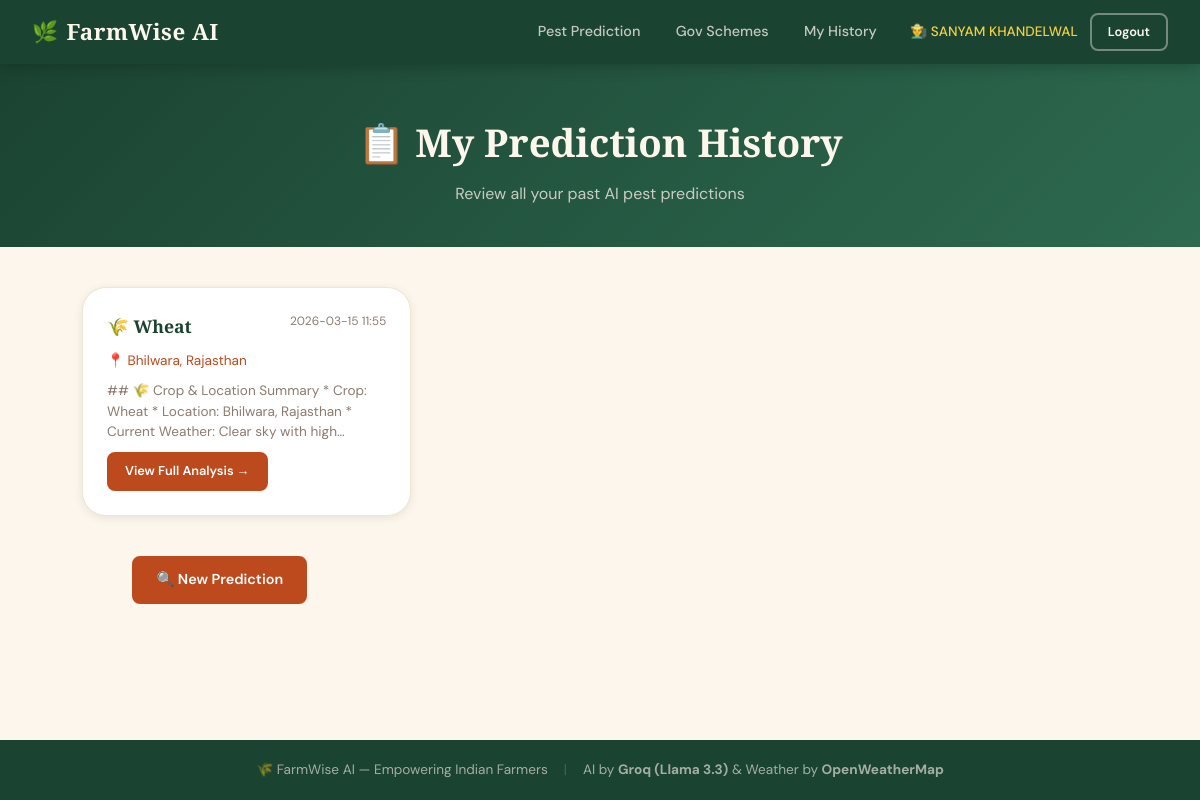
Screenshot of /history (signed in) with the database file from the repository.
### tables this page shows
CREATE TABLE predictions (
                id           INTEGER PRIMARY KEY AUTOINCREMENT,
                user_id      INTEGER NOT NULL,
                crop         TEXT    NOT NULL,
                location     TEXT    NOT NULL,
                weather_data TEXT,
                ai_prediction TEXT,
                date         TEXT    NOT NULL,
                FOREIGN KEY (user_id) REFERENCES users(id)
            );

### app.py (the view)
@app.route('/history')
@login_required
def history():
    with get_db() as db:
        rows = db.execute(
            'SELECT * FROM predictions WHERE user_id=? ORDER BY date DESC',
            (session['user_id'],)
        ).fetchall()
    return render_template('history.html', predictions=rows)

### app.py (called while the page is built)
def get_db():
    db = sqlite3.connect('farmer.db')
    db.row_factory = sqlite3.Row
    return db

def login_required(f):
    @wraps(f)
    def decorated(*args, **kwargs):
        if 'user_id' not in session:
            flash('Please login to continue.', 'warning')
            return redirect(url_for('login'))
        return f(*args, **kwargs)
    return decorated

### templates/history.html (shortened to what this page needs)
{% extends "base.html" %}
{% block content %}
<div class="page-header">
  <h1>📋 My Prediction History</h1>
  <p>Review all your past AI pest predictions</p>
</div>
{% if predictions %}
<div class="history-grid">
  {% for pred in predictions %}
  <div class="history-card">
    <div class="hc-header">
      <div class="hc-crop">🌾 {{ pred['crop'] }}</div>
      <div class="hc-date">{{ pred['date'] }}</div>
    </div>
    <div class="hc-location">📍 {{ pred['location'] }}</div>
    <div class="hc-preview">
      {{ pred['ai_prediction'][:180] | safe }}…
    </div>
    <a href="{{ url_for('history_detail', pred_id=pred['id']) }}" class="btn btn-sm btn-primary hc-btn">
      View Full Analysis →
    </a>
  </div>
  {% endfor %}
</div>
<div class="result-actions">
  <a href="{{ url_for('pest_prediction') }}" class="btn btn-primary">🔍 New Prediction</a>
</div>
{% endif %}
{% endblock %}

### templates/base.html (shortened to what this page needs)
<!DOCTYPE html>
<html lang="en">
<head>
  <link rel="stylesheet" href="{{ url_for('static', filename='css/style.css') }}" />
</head>
<body>
<nav class="navbar">
  <a href="{{ url_for('index') }}" class="nav-brand">
    <span class="brand-leaf">🌿</span> FarmWise AI
  </a>
  <div class="nav-links">
    {% if session.user_id %}
      <a href="{{ url_for('pest_prediction') }}" class="nav-link">Pest Prediction</a>
      <a href="{{ url_for('schemes') }}" class="nav-link">Gov Schemes</a>
      <a href="{{ url_for('history') }}" class="nav-link">My History</a>
      <div class="nav-user">
        <span class="user-greeting">👨‍🌾 {{ session.user_name }}</span>
        <a href="{{ url_for('logout') }}" class="btn btn-sm btn-outline">Logout</a>
      </div>
    {% else %}
      <a href="{{ url_for('login') }}" class="btn btn-sm btn-outline">Login</a>
      <a href="{{ url_for('register') }}" class="btn btn-sm btn-primary">Register</a>
    {% endif %}
  </div>
</nav>
<main class="main-content">
  {% block content %}{% endblock %}
</main>
<footer class="footer">
  <div class="footer-inner">
    <span>🌾 FarmWise AI — Empowering Indian Farmers</span>
    <span class="footer-sep">|</span>
    <span>AI by <strong>Groq (Llama 3.3)</strong> &amp; Weather by <strong>OpenWeatherMap</strong></span>
  </div>
</footer>
</body>
</html>

### static/css/style.css (style rules this page uses)
:root { --green-deep: #1B4332; --green-mid: #2D6A4F; --green-light: #52B788; --green-pale: #D8F3DC; --terra: #BC4A1D; --terra-light: #E07A5F; --gold: #D4A017; --gold-light: #F4D03F; --cream: #FDF6EC; --cream-dark: #F0E6D3; --brown: #6B4226; --text-dark: #1A120B; --text-mid: #4A3728; --text-muted: #8C7B70; --white: #FFFFFF; --shadow-sm: 0 2px 8px rgba(27,67,50,.10); --shadow-md: 0 6px 24px rgba(27,67,50,.14); --shadow-lg: 0 16px 48px rgba(27,67,50,.18); --radius-sm: 8px; --radius-md: 16px; --radius-lg: 24px; --radius-xl: 36px; --font-head: 'Playfair Display', Georgia, serif; --font-body: 'DM Sans', system-ui, sans-serif; --transition: 0.25s cubic-bezier(0.4,0,0.2,1); }
*, *::before, *::after { box-sizing: border-box; margin: 0; padding: 0; }
html { scroll-behavior: smooth; }
body { font-family: var(--font-body); background: var(--cream); color: var(--text-dark); min-height: 100vh; display: flex; flex-direction: column; line-height: 1.6; }
a { color: var(--green-mid); text-decoration: none; }
.navbar { position: sticky; top: 0; z-index: 100; background: var(--green-deep); display: flex; align-items: center; justify-content: space-between; padding: 0 2rem; height: 64px; box-shadow: 0 2px 16px rgba(0,0,0,.25); }
.nav-brand { font-family: var(--font-head); font-size: 1.4rem; font-weight: 700; color: var(--cream) !important; display: flex; align-items: center; gap: .5rem; letter-spacing: .02em; }
.brand-leaf { font-size: 1.3rem; }
.nav-links { display: flex; align-items: center; gap: 1rem; }
.nav-link { color: rgba(253,246,236,.75); font-size: .9rem; font-weight: 500; padding: .3rem .6rem; border-radius: var(--radius-sm); transition: var(--transition); }
.nav-user { display: flex; align-items: center; gap: .75rem; margin-left: .5rem; }
.user-greeting { font-size: .85rem; color: var(--gold-light); font-weight: 500; }
.btn { display: inline-flex; align-items: center; justify-content: center; gap: .5rem; font-family: var(--font-body); font-weight: 600; font-size: .9rem; padding: .65rem 1.4rem; border-radius: var(--radius-sm); border: 2px solid transparent; cursor: pointer; transition: var(--transition); text-decoration: none; white-space: nowrap; }
.btn-primary { background: var(--terra); color: var(--white); border-color: var(--terra); }
.btn-outline { background: transparent; color: var(--cream); border-color: rgba(253,246,236,.4); }
.btn-sm { font-size: .8rem; padding: .45rem 1rem; }
.main-content { flex: 1; }
.footer { background: var(--green-deep); color: rgba(253,246,236,.6); padding: 1.2rem 2rem; text-align: center; font-size: .85rem; }
.footer-inner { display: flex; align-items: center; justify-content: center; gap: 1rem; flex-wrap: wrap; }
.footer-sep { opacity: .3; }
.page-header { background: linear-gradient(135deg, var(--green-deep), var(--green-mid)); color: var(--cream); padding: 3rem 2rem 2.5rem; text-align: center; }
.page-header h1 { font-family: var(--font-head); font-size: 2.4rem; margin-bottom: .5rem; }
.page-header p { color: rgba(253,246,236,.75); font-size: 1rem; }
.result-actions { max-width: 1000px; margin: 1.5rem auto 3rem; padding: 0 2rem; display: flex; gap: 1rem; justify-content: flex-start; flex-wrap: wrap; }
.history-grid { display: grid; grid-template-columns: repeat(auto-fill, minmax(300px, 1fr)); gap: 1.5rem; max-width: 1100px; margin: 2.5rem auto; padding: 0 2rem; }
.history-card { background: var(--white); border: 1px solid var(--cream-dark); border-radius: var(--radius-lg); padding: 1.5rem; box-shadow: var(--shadow-sm); transition: var(--transition); display: flex; flex-direction: column; gap: .6rem; }
.hc-header { display: flex; justify-content: space-between; align-items: flex-start; }
.hc-crop { font-family: var(--font-head); font-size: 1.1rem; color: var(--green-deep); font-weight: 700; }
.hc-date { font-size: .75rem; color: var(--text-muted); }
.hc-location { font-size: .85rem; color: var(--terra); }
.hc-preview { font-size: .85rem; color: var(--text-muted); display: -webkit-box; -webkit-line-clamp: 3; -webkit-box-orient: vertical; overflow: hidden; line-height: 1.5; flex: 1; }
.hc-btn { align-self: flex-start; margin-top: auto; }

### rows the page displays
predictions: crop "Wheat", date "2026-03-15 11:55", location "Bhilwara, Rajasthan", ai_prediction "## 🌾 Crop & Location Summary * Crop: Wheat * Location: Bhilwara, Rajasthan * Current Weather: Clear sky with…"

### other values shown
{{ session.user_name }} "SANYAM KHANDELWAL"
